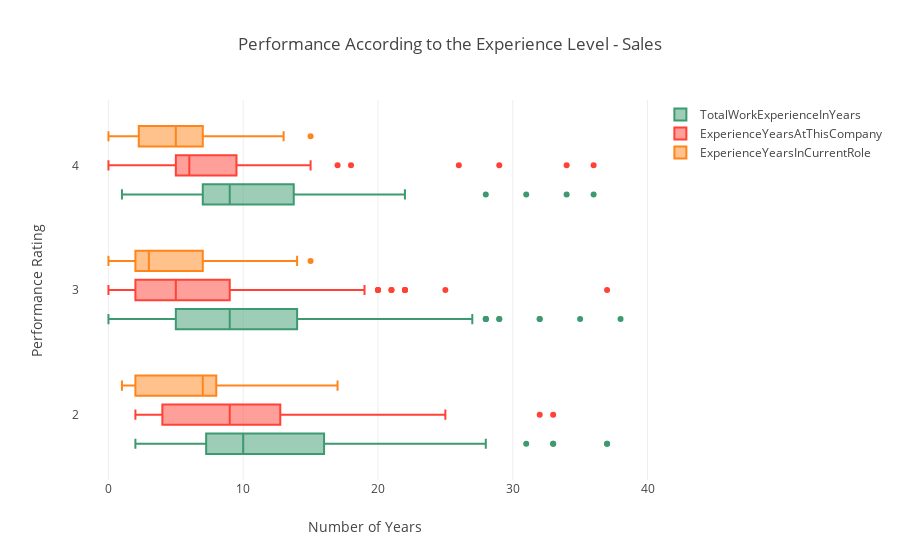

Notebook cell for this chart:
### Markdown cell above
### (iv) Performance According to the Experience Level

### Code cell
data = [
    {
        'x': sales['TotalWorkExperienceInYears'],
        'y': sales['PerformanceRating'],
        'name':'TotalWorkExperienceInYears',
        'marker': {
            'color': '#3D9970'
        },
        'boxmean': False,
        'orientation': 'h',
        "type": "box",
    },
    {
        'x':sales['ExperienceYearsAtThisCompany'],
        'y':sales['PerformanceRating'],
        'name': 'ExperienceYearsAtThisCompany',
        'marker':{
            'color': '#FF4136',
        },
        'boxmean': False,
        'orientation': 'h',
        "type": "box",
    },
    {
        'x': sales['ExperienceYearsInCurrentRole'],
        'y': sales['PerformanceRating'],
        'name':'ExperienceYearsInCurrentRole',
        'marker': {
            'color': '#FF851B',
        },
        'boxmean': False,
        'orientation': 'h',
        "type": "box",
    }
]
layout = {
    'xaxis': {
        'title': 'Number of Years',
        'zeroline': False,
    },
    'yaxis': {
        'title': 'Performance Rating ',
        'zeroline': False,
    },
    'boxmode': 'group',
    'title': 'Performance According to the Experience Level - Sales',
}
fig = go.Figure(data=data, layout=layout)

py.iplot(fig)

### Figure 1 — Plotly figure (JSON) as saved in the notebook; plotly's stock layout.template omitted (floating-point values rounded to 4 significant figures; data arrays with more than 128 entries replaced by an {"elided": "..."} marker saying what was removed)
{"data": [{"boxmean": false, "marker": {"color": "#3D9970"}, "name": "TotalWorkExperienceInYears", "orientation": "h", "type": "box", "x": {"elided": "373 int values"}, "y": {"elided": "373 int values"}}, {"boxmean": false, "marker": {"color": "#FF4136"}, "name": "ExperienceYearsAtThisCompany", "orientation": "h", "type": "box", "x": {"elided": "373 int values"}, "y": {"elided": "373 int values"}}, {"boxmean": false, "marker": {"color": "#FF851B"}, "name": "ExperienceYearsInCurrentRole", "orientation": "h", "type": "box", "x": {"elided": "373 int values"}, "y": {"elided": "373 int values"}}], "layout": {"boxmode": "group", "title": "Performance According to the Experience Level - Sales", "xaxis": {"title": "Number of Years", "zeroline": false}, "yaxis": {"title": "Performance Rating ", "zeroline": false}}}
